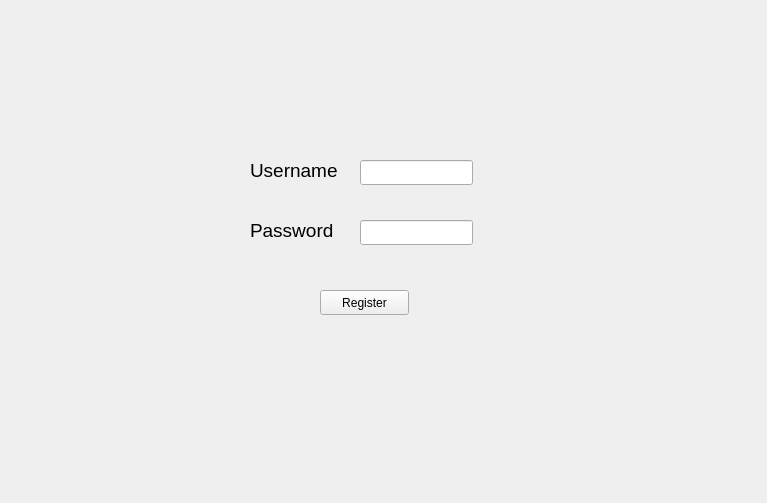
<?xml version="1.0" encoding="UTF-8"?>
<ui version="4.0">
 <class>reg_scr</class>
 <widget class="QWidget" name="reg_scr">
  <property name="geometry">
   <rect>
    <x>0</x>
    <y>0</y>
    <width>767</width>
    <height>503</height>
   </rect>
  </property>
  <property name="windowTitle">
   <string>Form</string>
  </property>
  <widget class="QPushButton" name="pushButton">
   <property name="geometry">
    <rect>
     <x>320</x>
     <y>290</y>
     <width>89</width>
     <height>25</height>
    </rect>
   </property>
   <property name="text">
    <string>Register</string>
   </property>
  </widget>
  <widget class="QLineEdit" name="lineEdit">
   <property name="geometry">
    <rect>
     <x>360</x>
     <y>160</y>
     <width>113</width>
     <height>25</height>
    </rect>
   </property>
  </widget>
  <widget class="QLineEdit" name="lineEdit_2">
   <property name="geometry">
    <rect>
     <x>360</x>
     <y>220</y>
     <width>113</width>
     <height>25</height>
    </rect>
   </property>
  </widget>
  <widget class="QLabel" name="label_2">
   <property name="geometry">
    <rect>
     <x>250</x>
     <y>220</y>
     <width>91</width>
     <height>20</height>
    </rect>
   </property>
   <property name="font">
    <font>
     <pointsize>14</pointsize>
    </font>
   </property>
   <property name="text">
    <string>Password</string>
   </property>
  </widget>
  <widget class="QLabel" name="label">
   <property name="geometry">
    <rect>
     <x>250</x>
     <y>160</y>
     <width>91</width>
     <height>20</height>
    </rect>
   </property>
   <property name="font">
    <font>
     <pointsize>14</pointsize>
    </font>
   </property>
   <property name="text">
    <string>Username</string>
   </property>
  </widget>
 </widget>
 <resources/>
 <connections/>
</ui>
